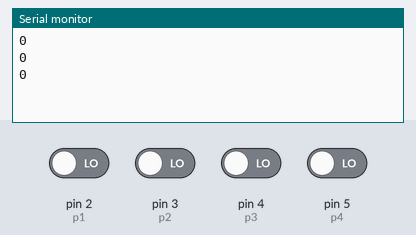
The sketch below on a simulated Arduino Uno, built with avr-gcc and run on an emulated ATmega328P. Parts: the last lines printed to the serial monitor. Inputs (shaded band) come from the test bench; at power-on: pin 2 (p1), pin 3 (p2), pin 4 (p3), pin 5 (p4) LOW.

Above: at 2.8 s.
2.9 s: pin 2 (p1) driven HIGH
At 3.8 s:
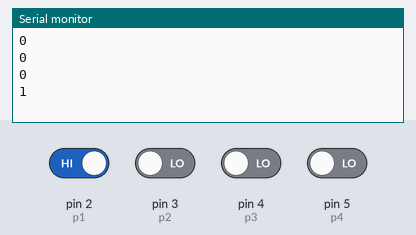
4.4 s: pin 3 (p2) driven HIGH
At 5.7 s:
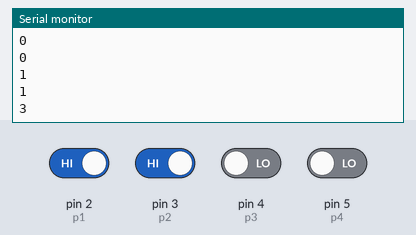
5.9 s: pin 4 (p3) driven HIGH
At 6.8 s:
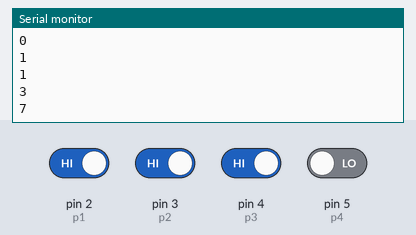
7.4 s: pin 5 (p4) driven HIGH
At 8.7 s:
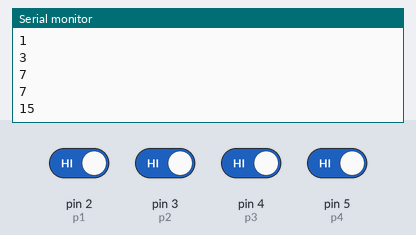
8.9 s: pin 2 (p1) driven LOW
At 9.6 s:
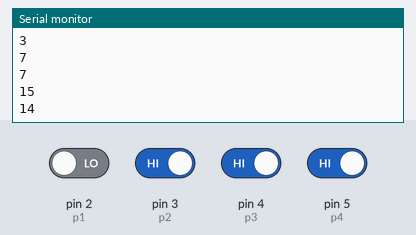
10.4 s: pin 3 (p2) driven LOW
At 11.8 s:
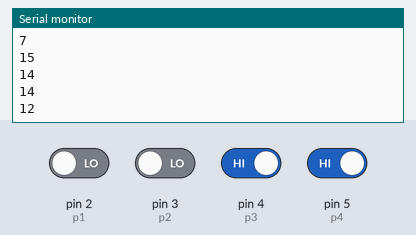
Timing chart, 0 to 12.9 s (numbered marks = the images above; inputs shaded):
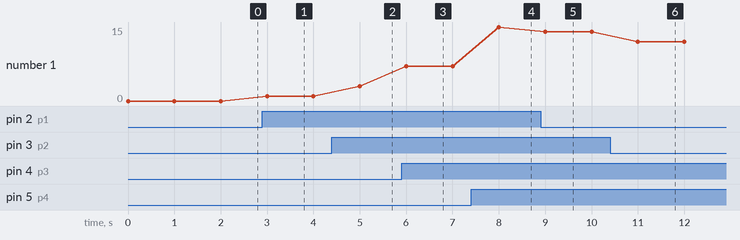

The sketch:

dtmf.ino
```cpp
const int p1=2,p2=3,p3=4,p4=5;
boolean a=LOW;
boolean b=LOW;
boolean c=LOW;
boolean d=LOW;
int e;

void setup() {

  pinMode(p1,INPUT);
  pinMode(p2,INPUT);
  pinMode(p3,INPUT);
  pinMode(p4,INPUT);
  Serial.begin(9600);
}

void loop() {
a=digitalRead(p1);
b=digitalRead(p2);
c=digitalRead(p3);
d=digitalRead(p4);

e=8*d+4*c+2*b+1*a;
Serial.println(e);
delay(1000);


}
```

Measured:
- after the input at 2.9 s, the serial monitor: prints a new line after 0.10 s (image 1)
- after the input at 4.4 s, the serial monitor: prints a new line after 0.60 s (image 2)
- after the input at 5.9 s, the serial monitor: prints a new line after 0.10 s (image 3)
- after the input at 7.4 s, the serial monitor: prints a new line after 0.60 s (image 4)
- after the input at 8.9 s, the serial monitor: prints a new line after 0.10 s (image 5)
- after the input at 10.4 s, the serial monitor: prints a new line after 0.60 s (image 6)
- plotted number 1: 0 → 1 after the input at 2.9 s, 1 → 3 after the input at 4.4 s, 3 → 7 after the input at 5.9 s, 7 → 15 after the input at 7.4 s, 15 → 14 after the input at 8.9 s
